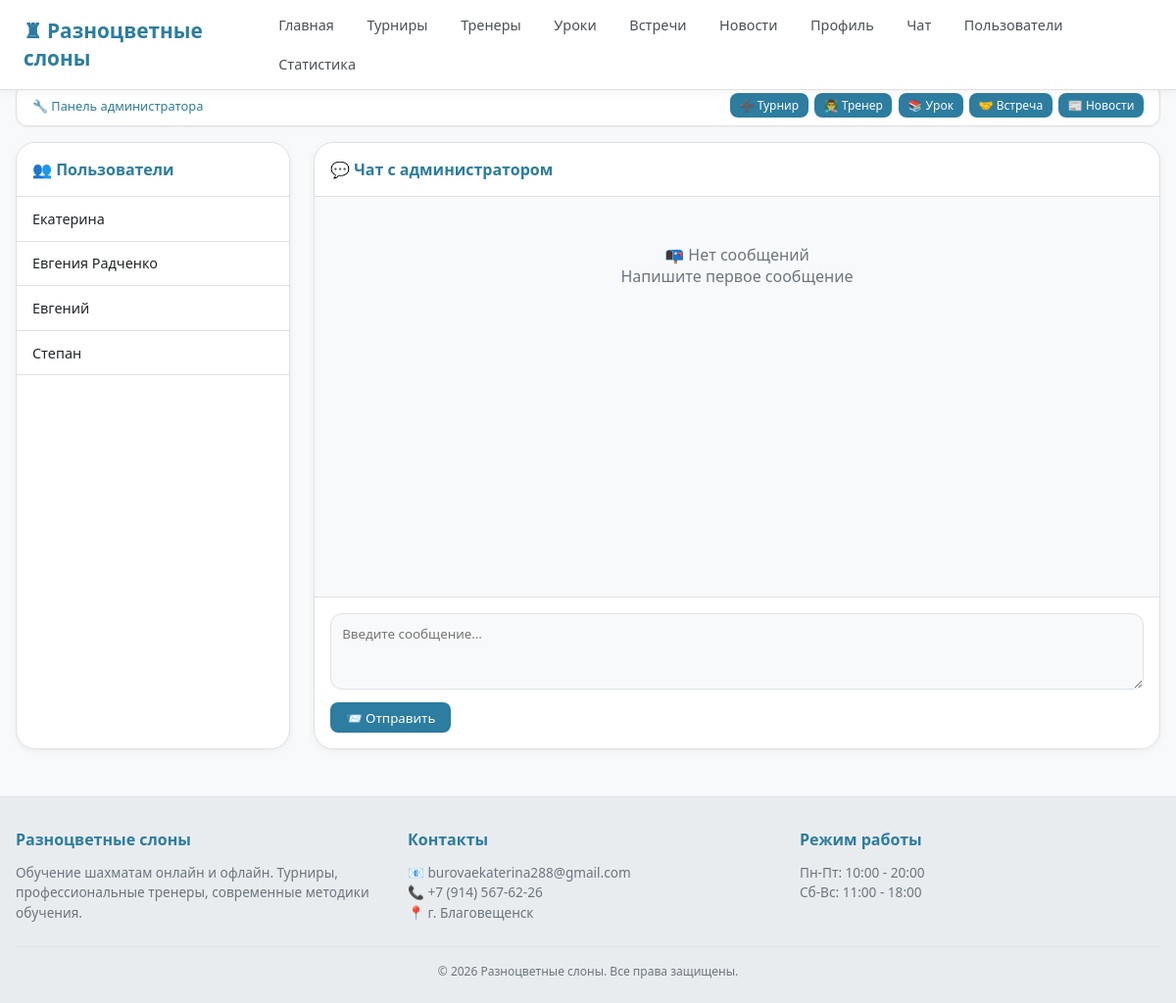
Page /chat/dialog/1/ (signed in) on the earlier database version.
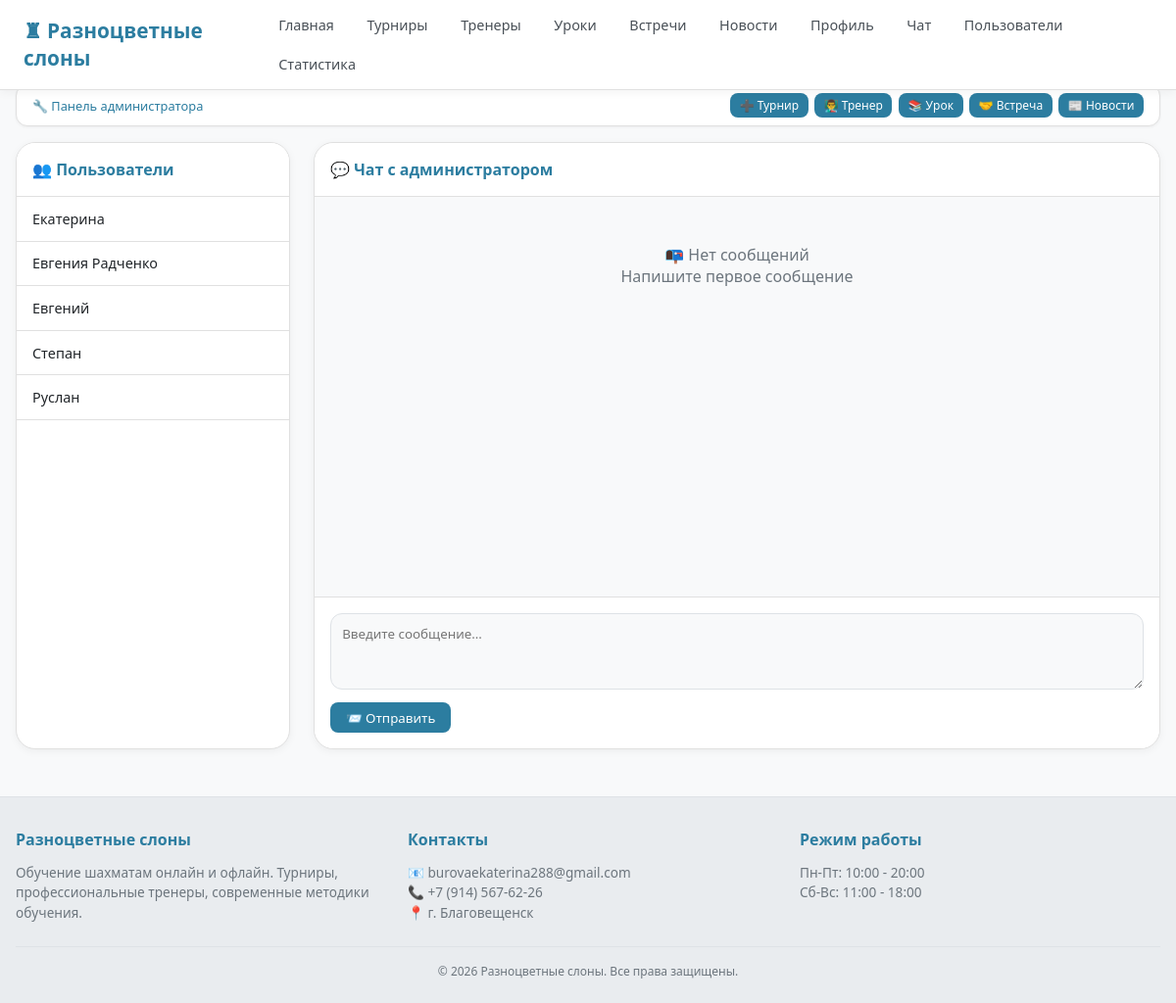
Same page on the later database version.
### main/models.py (models this page shows, shortened)
class User(AbstractUser):
    ROLE_CHOICES = [
        ('user', 'Пользователь'),
        ('admin', 'Администратор'),
        ('trainer', 'Тренер'),
    ]
    role = models.CharField(max_length=10, choices=ROLE_CHOICES, default='user')
    full_name = models.CharField(max_length=150, blank=True, null=True)
    phone = models.CharField(max_length=20, blank=True, null=True)
    city = models.CharField(max_length=100, blank=True, null=True)
    bio = models.TextField(blank=True, null=True)
    is_banned = models.BooleanField(default=False)
    rating = models.IntegerField(default=1000, verbose_name='Рейтинг Elo')
    avatar = models.ImageField(upload_to='avatars/', blank=True, null=True)
    date_joined = models.DateTimeField(auto_now_add=True)

### main/views.py (the view)
# urls.py: path('chat/dialog/<int:user_id>/', views.chat_dialog, name='chat_dialog'),
def chat_dialog(request, user_id):
    other_user = get_object_or_404(User, id=user_id)
    if request.user.role != 'admin' and other_user.role != 'admin':
        messages.error(request, 'Доступ запрещен')
        return redirect('chat')
    messages_list = Message.objects.filter(
        Q(sender=request.user, recipient=other_user) |
        Q(sender=other_user, recipient=request.user)
    ).order_by('created_at')
    messages_list.filter(recipient=request.user, is_read=False).update(is_read=True)
    if request.user.role == 'admin':
        users = User.objects.filter(role='user').annotate(
            last_message=Subquery(
                Message.objects.filter(
                    Q(sender=OuterRef('id')) | Q(recipient=OuterRef('id'))
                ).order_by('-created_at').values('message')[:1]
            ),
            last_message_time=Subquery(
                Message.objects.filter(
                    Q(sender=OuterRef('id')) | Q(recipient=OuterRef('id'))
                ).order_by('-created_at').values('created_at')[:1]
            ),
        ).order_by('-last_message_time')
        for u in users:
            u.unread_count = Message.objects.filter(
                sender=u,
                recipient=request.user,
                is_read=False
            ).count()
    else:
        users = None
    last_message_id = messages_list.last().id if messages_list.exists() else 0
    context = {
        'messages_list': messages_list,
        'other_user': other_user,
        'users': users,
        'last_message_id': last_message_id,
    }
    return render(request, 'main/chat_dialog.html', context)

### main/templates/main/chat_dialog.html (shortened to what this page needs)
{% extends 'main/base.html' %}
{% block content %}
<div class="chat-layout">
    {% if users %}
    <div class="users-sidebar">
        <div class="sidebar-header">👥 Пользователи</div>
        <div class="users-list" id="users-list">
            {% for u in users %}
            <a href="{% url 'chat_dialog' u.id %}" class="sidebar-user {% if u.id == other_user.id %}active{% endif %}" data-user-id="{{ u.id }}">
                <span class="sidebar-user-name">{{ u.full_name|default:u.username }}</span>
            </a>
            {% endfor %}
        </div>
    </div>
    {% endif %}
    <div class="chat-main">
        <div class="chat-header">
            💬 Чат с администратором
            <span id="typing-indicator" class="typing-indicator"></span>
        </div>
        <div class="messages-container" id="chat-messages">
            {% for msg in messages_list %}
                {% if msg.sender == user %}
                    <div class="message message-sent" data-id="{{ msg.id }}">
                        <div class="message-info">
                            Вы • <span class="msg-time" data-time="{{ msg.created_at|date:'Y-m-d H:i:s' }}"></span>
                            <span class="delete-msg" onclick="deleteMessage({{ msg.id }})">✕</span>
                        </div>
                        <div class="message-text">{{ msg.message }}</div>
                    </div>
                {% else %}
                    <div class="message message-received" data-id="{{ msg.id }}">
                        <div class="message-info">
                            {{ msg.sender.full_name|default:msg.sender.username }} • <span class="msg-time" data-time="{{ msg.created_at|date:'Y-m-d H:i:s' }}"></span>
                        </div>
                        <div class="message-text">{{ msg.message }}</div>
                    </div>
                {% endif %}
            {% empty %}
                <div class="empty-chat">
                    <p>📭 Нет сообщений</p>
                    <p>Напишите первое сообщение</p>
                </div>
            {% endfor %}
        </div>
        <div class="send-form">
            <textarea id="message-input" rows="3" placeholder="Введите сообщение..."></textarea>
            <button id="send-btn" class="btn btn-primary">📨 Отправить</button>
        </div>
    </div>
</div>
{% endblock %}

Differences in the rows shown:
added User: full_name "Руслан"
